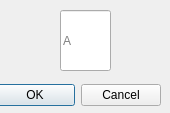
<?xml version="1.0" encoding="UTF-8"?>
<ui version="4.0">
 <class>addConnWindow</class>
 <widget class="QDialog" name="addConnWindow">
  <property name="geometry">
   <rect>
    <x>0</x>
    <y>0</y>
    <width>170</width>
    <height>113</height>
   </rect>
  </property>
  <property name="windowTitle">
   <string>Соединение</string>
  </property>
  <widget class="QDialogButtonBox" name="buttonBox">
   <property name="geometry">
    <rect>
     <x>-100</x>
     <y>80</y>
     <width>261</width>
     <height>31</height>
    </rect>
   </property>
   <property name="orientation">
    <enum>Qt::Horizontal</enum>
   </property>
   <property name="standardButtons">
    <set>QDialogButtonBox::Cancel|QDialogButtonBox::Ok</set>
   </property>
  </widget>
  <widget class="QLineEdit" name="connSymbEdit">
   <property name="geometry">
    <rect>
     <x>60</x>
     <y>10</y>
     <width>51</width>
     <height>61</height>
    </rect>
   </property>
   <property name="styleSheet">
    <string notr="true">font: 48pt &quot;Times New Roman&quot;;</string>
   </property>
   <property name="maxLength">
    <number>1</number>
   </property>
   <property name="placeholderText">
    <string>A</string>
   </property>
  </widget>
 </widget>
 <resources/>
 <connections>
  <connection>
   <sender>buttonBox</sender>
   <signal>accepted()</signal>
   <receiver>addConnWindow</receiver>
   <slot>accept()</slot>
   <hints>
    <hint type="sourcelabel">
     <x>248</x>
     <y>254</y>
    </hint>
    <hint type="destinationlabel">
     <x>157</x>
     <y>274</y>
    </hint>
   </hints>
  </connection>
  <connection>
   <sender>buttonBox</sender>
   <signal>rejected()</signal>
   <receiver>addConnWindow</receiver>
   <slot>reject()</slot>
   <hints>
    <hint type="sourcelabel">
     <x>316</x>
     <y>260</y>
    </hint>
    <hint type="destinationlabel">
     <x>286</x>
     <y>274</y>
    </hint>
   </hints>
  </connection>
 </connections>
</ui>
